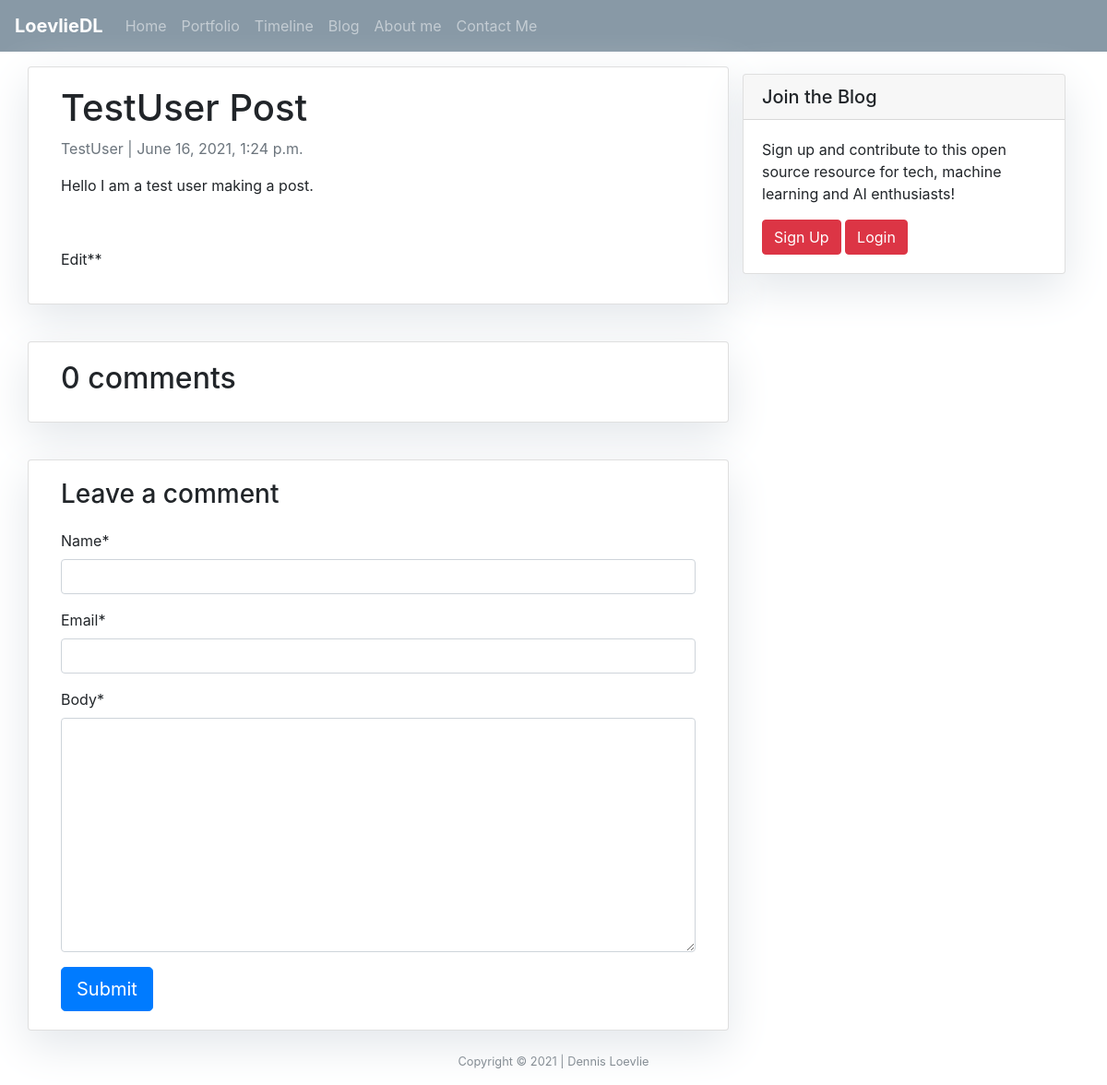
The page /testuser-post/ on the database as committed earlier.
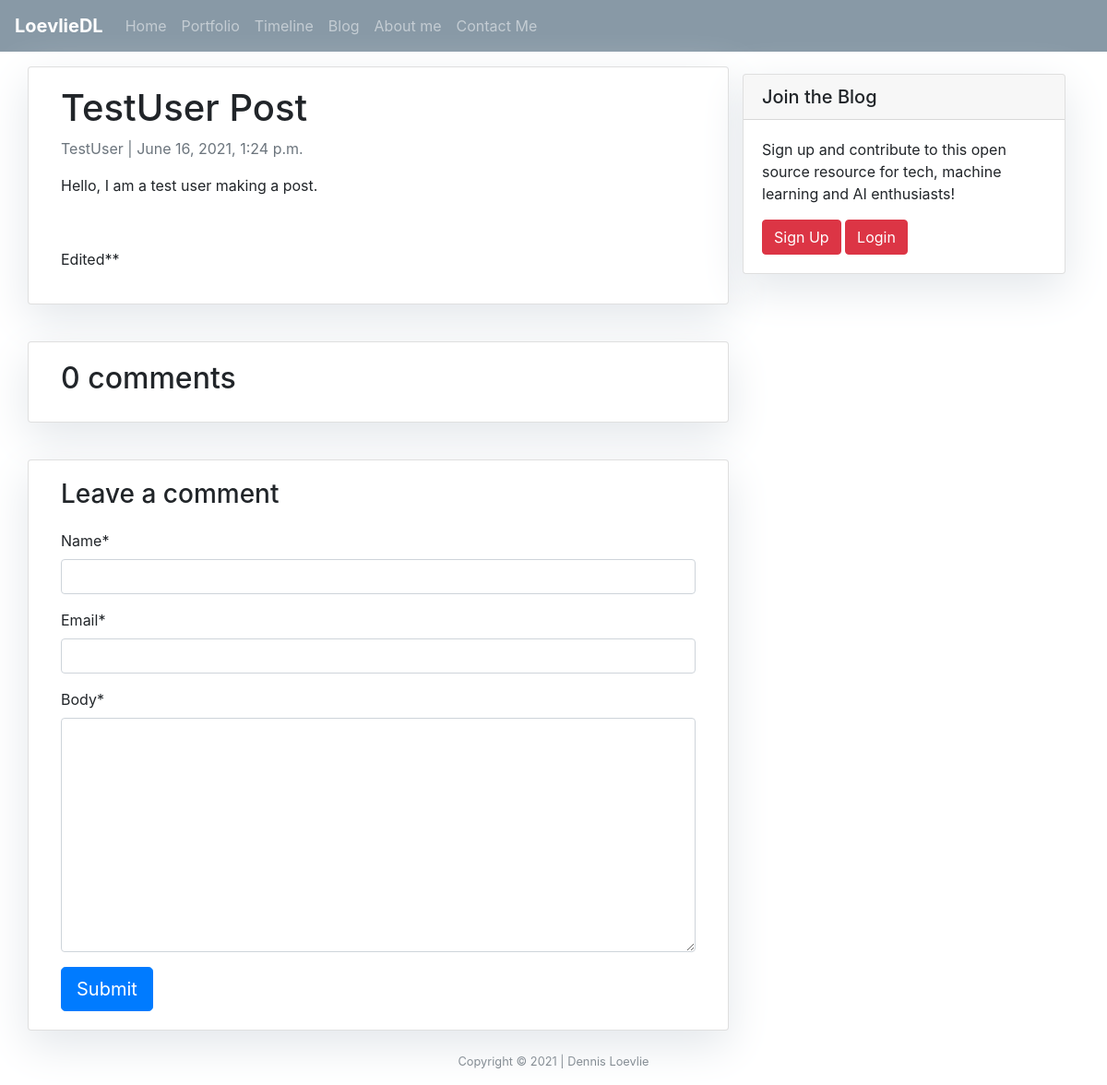
The same page on the database as committed later.
### Portfolio/models.py (models this page shows, shortened)
class Post(models.Model):
    title = models.CharField(max_length=200, unique=True)
    slug = models.SlugField(max_length=200, unique=True)
    snippet = models.CharField(max_length=300, default="Default snippet text")
    author = models.ForeignKey(User, on_delete= models.CASCADE,related_name='blog_posts')
    updated_on = models.DateTimeField(auto_now=True)
    header_image = models.ImageField(null=True,blank=True,upload_to = "images/")
    content = RichTextField(blank=True,null=True)
    created_on = models.DateTimeField(auto_now_add=True)
    status = models.IntegerField(choices=STATUS, default=0)
    class Meta:
        ordering = ['-created_on']

### Portfolio/views.py (the view)
# urls.py: path('<slug:slug>/', views.post_detail, name='post_detail'),
def post_detail(request, slug):
    template_name = 'Portfolio/post_detail.html'
    post = get_object_or_404(Post, slug=slug)
    comments = post.comments.filter(active=True)
    new_comment = None
    if request.method == 'POST':
        comment_form = CommentForm(data=request.POST)
        if comment_form.is_valid():
            new_comment = comment_form.save(commit=False)
            new_comment.post = post
            new_comment.save()
    else:
        comment_form = CommentForm()
    return render(request, template_name, {'post': post,
                                           'comments': comments,
                                           'new_comment': new_comment,
                                           'comment_form': comment_form})

### Portfolio/forms.py
class CommentForm(forms.ModelForm):
    class Meta:
        model = Comment
        fields = ('name', 'email','body')

### Portfolio/templates/Portfolio/post_detail.html (shortened to what this page needs)
{% extends "Portfolio/layout.html" %}
{% block main %}
{% load crispy_forms_tags %}
<div class="container">
  <div class="row">
    <div class="col-md-8 card mb-4  mt-3 left  top">
      <div class="card-body">
        <h1>{% block title %} {{ post.title }} {% endblock title %}</h1>
        <p class=" text-muted">{{ post.author }} | {{ post.created_on }}</p>
        <p class="card-text ">{{ post.content | safe }}</p>
      </div>
    </div>
    {% block sidebar %} {% include 'Portfolio/sidebar.html' %} {% endblock sidebar %}
    <div class="col-md-8 card mb-4  mt-3 ">
      <div class="card-body">
        <h2>{{ comments.count }} comments</h2>
      </div>
    </div>
    <div class="col-md-8 card mb-4  mt-3 ">
      <div class="card-body">
        {% if new_comment %}
        <div class="alert alert-success" role="alert">
          Your comment is awaiting moderation
        </div>
        {% else %}
        <h3>Leave a comment</h3>
        <form method="post" style="margin-top: 1.3em;">
          {{ comment_form | crispy }}
          <button type="submit" class="btn btn-primary  btn-lg">Submit</button>
        </form>
        {% endif %}
      </div>
    </div>
  </div>
</div>
{% endblock main %}

### Portfolio/templates/Portfolio/layout.html (shortened to what this page needs)
<!doctype html>
<html lang="en">
  <head>
    <link rel="stylesheet" href="https://stackpath.bootstrapcdn.com/bootstrap/4.4.1/css/bootstrap.min.css">
    <link href="/static/Portfolio/css/styles.css" rel="stylesheet">
  </head>
  <body>
      <nav class="navbar navbar-expand-lg navbar-dark" style="background-color: #8899A6;">
        <a class="navbar-brand" href="{% url 'index' %}">LoevlieDL</a>
        <div class="collapse navbar-collapse" id="navbarNav">
          <ul class="navbar-nav">
            <li class="nav-item">
              <a class="nav-link" target="_self" href="{% url 'index' %}">Home</a>
            </li>
            <li class="nav-item">
              <a class="nav-link" target="_self" href="{% url 'portfolio' %}">Portfolio</a>
            </li>
            <li class="nav-item">
              <a class="nav-link" target="_self" href="{% url 'timeline' %}">Timeline</a>
            </li>
            <li class="nav-item">
              <a class="nav-link" target="_self" href="https://medium.com/@dennyloevlie">Blog</a>
            </li>
            <li class="nav-item">
              <a class="nav-link" target="_self" href="{% url 'about_me' %}">About me</a>
            </li>
            <li class="nav-item">
              <a class="nav-link" target="_self" href="{% url 'contact' %}">Contact Me</a>
            </li>
          </ul>
        </div>
      </nav>
        {% block main %}
        {% endblock %}
      <footer class="small text-center text-muted">
        <p class="copyright">Copyright &copy; 2021 | Dennis Loevlie</p>
      </footer>
  </body>
</html>

### Portfolio/templates/Portfolio/sidebar.html (shortened to what this page needs)
{% block sidebar %}
<div class="col-md-4 float-right ">
<div class="card my-4">
        <h5 class="card-header">Join the Blog</h5>
    <div class="card-body">
        <p class="card-text"> Sign up and contribute to this open source resource for tech, machine learning and AI enthusiasts!</p>
           {% if user.is_authenticated %}
                <a href="{% url 'logout' %}"
                class="btn btn-danger">Logout</a>
           {% else %}
                <a href="{% url 'register' %}"
                class="btn btn-danger">Sign Up</a>
                <a href="{% url 'user_login' %}"
                class="btn btn-danger">Login</a>
           {% endif %}
    </div>
</div>
</div>
{% endblock sidebar %}

### static/Portfolio/css/styles.css (style rules this page uses)
.container { min-height: 500px; }
.navbar-brand { font-weight: bold; }
* { box-sizing: border-box; }

### Portfolio/templates/Portfolio/sidebar.html (style rules this page uses)
.card { box-shadow: 0 16px 48px #E3E7EB; }

Rows that differ between the two databases and show on the page:
changed Post "TestUser Post": content "Hello I am a test user making a post. Edit**" → "Hello, I am a test user making a post. Edited**"
